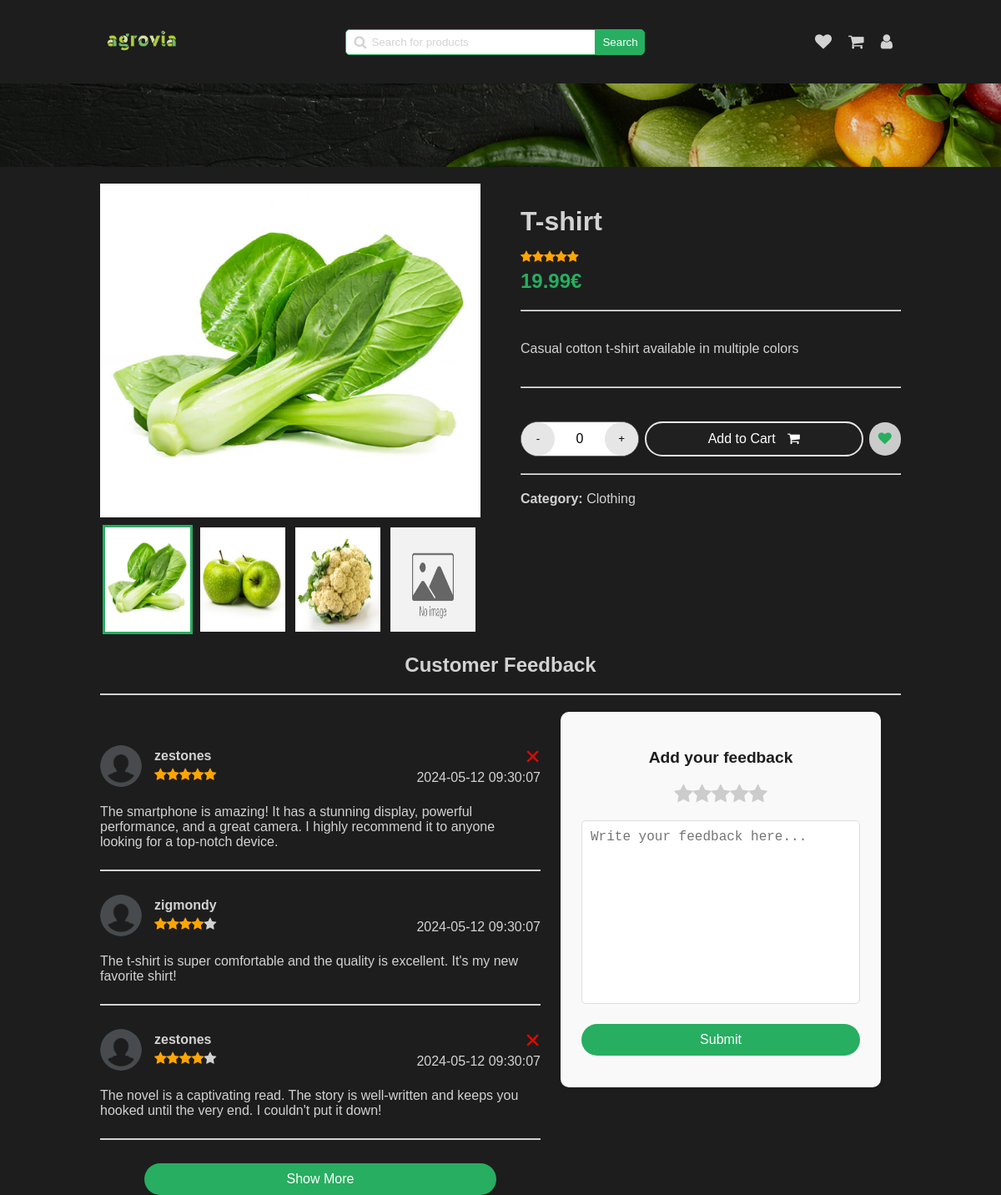
Before: /pages/announce-view.php?id=2 (signed in) with the older database file.
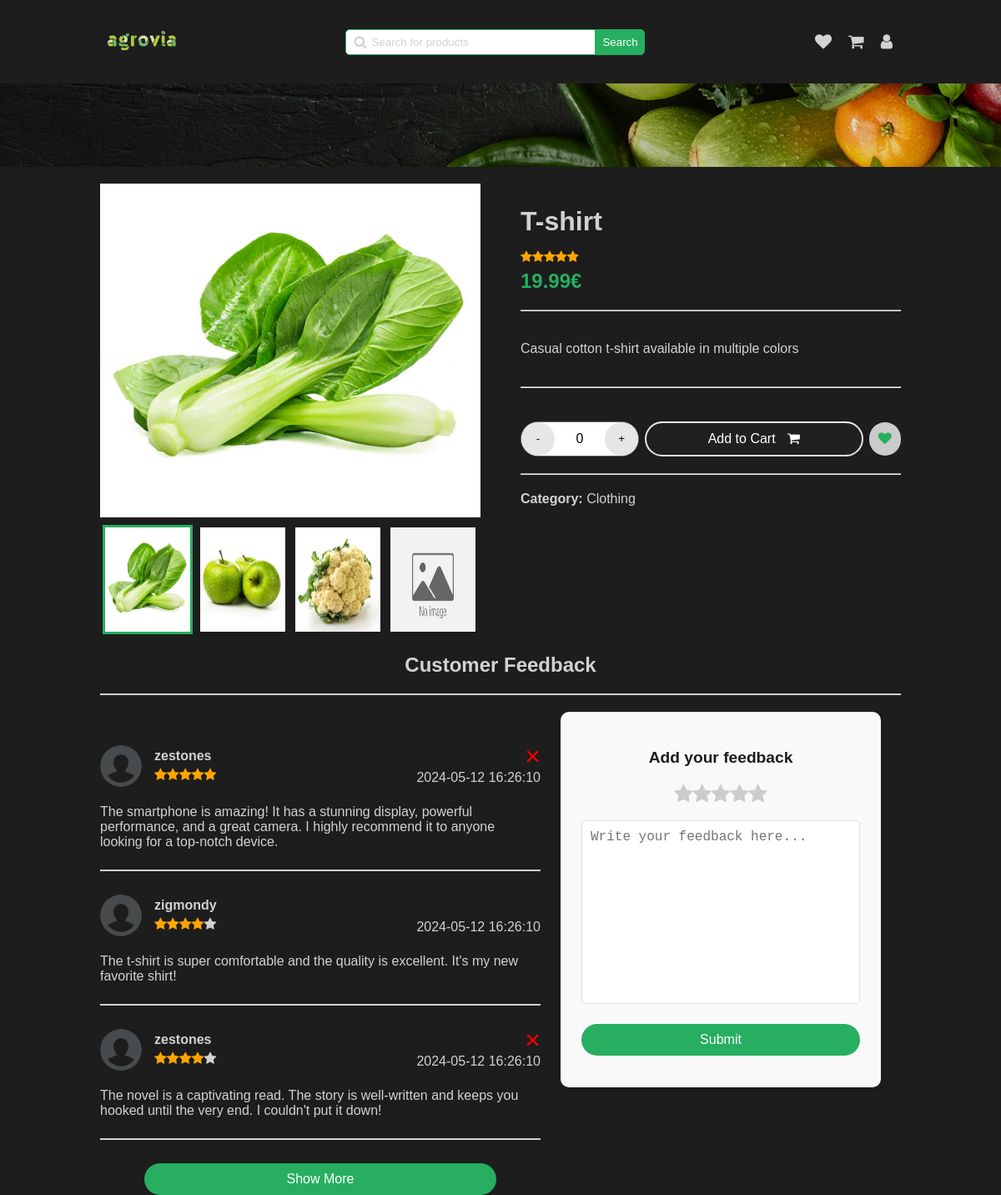
After: the same page with the newer database file.
### tables this page shows
CREATE TABLE Announce (
  id INTEGER PRIMARY KEY,
  id_category INTEGER,
  image TEXT,
  title TEXT,
  description TEXT,
  price FLOAT,
  quantity INTEGER,
  rating INTEGER,
  out_of_stock BOOLEAN,
  FOREIGN KEY (id_category) REFERENCES Category(id)
);

CREATE TABLE Category (
  id INTEGER PRIMARY KEY,
  name TEXT
);

CREATE TABLE AnnounceComment (
  id INTEGER PRIMARY KEY,
  announce_id INTEGER,
  user_id INTEGER,
  comment TEXT,
  rating INTEGER,
  date TIMESTAMP DEFAULT CURRENT_TIMESTAMP,
  FOREIGN KEY (announce_id) REFERENCES Announce(id) ON DELETE CASCADE,
  FOREIGN KEY (user_id) REFERENCES User(id)
);

CREATE TABLE User (
  id INTEGER PRIMARY KEY,
  firstname TEXT,
  lastname TEXT,
  email TEXT,
  username TEXT,
  icon TEXT,
  phone_number TEXT,
  password TEXT,
  is_admin INTEGER
);

### php/user.php (called while the page is built, shortened)
<?php
require '../php/pdo.php';
function get_user_by_id($id_user)
{
    global $pdo;
    $query = "SELECT * FROM User WHERE id = :id_user";
    $stmt = $pdo->prepare($query);
    $stmt->bindParam(':id_user', $id_user);
    $stmt->execute();
    $user = $stmt->fetch(PDO::FETCH_ASSOC);
    return $user;
}

### php/feedback.php (the view, shortened to what this page needs)
<?php
require "../php/pdo.php";
require "../php/user.php";
function get_feedback_by_announce_id($id_announce)
{
    global $pdo;
    $query = "SELECT * FROM AnnounceComment WHERE announce_id = :id_announce";
    $stmt = $pdo->prepare($query);
    $stmt->bindParam(':id_announce', $id_announce);
    $stmt->execute();
    $feedback = $stmt->fetchAll(PDO::FETCH_ASSOC);
    return $feedback;
}
function display_feedback($feedback)
{
    usort($feedback, function ($a, $b) {
        return strtotime($b['date']) - strtotime($a['date']);
    });
    foreach ($feedback as $comment) {
        $user = get_user_by_id($comment['user_id']);
        echo '<div class="feedback-item" id="feedback-' . $comment['id'] . '">';
        echo '<div class="user-infos">';
        echo '<img src="' . $user['icon'] . '" alt="' . $user['username'] . '">';
        echo '<div class="user-details">';
        echo '<div class="name">' . $user['username'] . '</div>';
        echo '<div class="rating">' . generate_star($comment['rating']) . '</div>';
        echo '</div>';
        echo '</div>';
        echo '<div class="message">';
        echo '<p>' . $comment['comment'] . '</p>';
        echo '</div>';
        if ($comment['user_id'] == $_SESSION['user_id']) {
            echo '<div class="delete-feedback" onclick="delete_feedback(' . $comment['id'] . ')">&times;</div>';
        }
        echo '<div class="date">';
        echo '<span>' . $comment['date'] . '</span>';
        echo '</div>';
        echo '<hr>';
        echo '</div>';
    }
}

### pages/announce-view.php (shortened to what this page needs)
<!DOCTYPE html>
<html lang="en">
<head>
    <link rel="stylesheet" href="../../styles/announce.css" onload="load_theme()">
    <link rel="stylesheet" href="../../styles/main-header.css">
    <link rel="stylesheet" href="../styles/alert.css">
    <link rel="stylesheet" href="https://cdnjs.cloudflare.com/ajax/libs/font-awesome/4.7.0/css/font-awesome.min.css">
</head>
<body>
    <header>
        <a href="../pages/home.php"><img src="../../assets/logo/agrovia-green.png" alt="logo"></a>
        <div class="search-bar">
            <span>
                <i class="fa fa-search"></i>
                <input type="text" name="search" id="search" placeholder="Search for products"
                    onkeydown="if(event.keyCode === 13) search()">
            </span>
            <button onclick="search()">Search</button>
        </div>
        <div class="user">
            <a href="../../pages/user/wishlist.html">
                <i class="fa fa-heart"></i>
            </a>
            <a href="../../pages/user/cart.html">
                <i class="fa fa-shopping-cart"></i>
            </a>
            <a href="../pages/dashboard.php">
                <i class="fa fa-user"></i>
            </a>
        </div>
    </header>
    <div class="separator-background"></div>
    <div class="main-container">
        <?php
        require "../php/announce.php";
        $announce = get_announce_by_id($_GET['id']);
        $category = get_announce_category($_GET['id']);
        $is_in_wishlist = is_announce_in_wish_list($_GET['id']);
        $is_in_cart = is_announce_in_cart($_GET['id']);
        ?>
        <section class="gallery">
            <?php
            display_gallery($_GET['id']);
            ?>
        </section>
        <section class="quick-view">
            <div class="main-infos">
                <h1><?php echo $announce['title'] ?></h1>
                <div class="rating"><?php echo generate_star($announce['rating']) ?></div>
                <div class="price"><?php echo $announce['price'] ?>€</div>
            </div>
            <hr>
            <div class="description">
                <p><?php echo $announce['description'] ?></p>
            </div>
            <hr>
            <div class="actions">
                <div class="manage-quantity">
                    <button class="increment" onclick="decrement_quantity()">-</button>
                    <span id="count">0</span>
                    <button class="decrement" onclick="increment_quantity()">+</button>
                </div>
                <button class="cart" id="button-cart-id" style="<?php if ($is_in_cart)
                    echo "background-color: rgba(45, 45, 45, 0.20); border: 2px solid var(--light-stroke); " ?>"
                        onclick="add_cart_item_by_id(<?php echo $_GET['id'] ?>)">
                    Add to Cart
                    <i class="fa fa-shopping-cart"></i>
                </button>
                <button class="wish" onclick="add_wishlist_item(<?php echo $_GET['id'] ?>)">
                    <i class="fa fa-heart" id="<?php echo $_GET['id'] ?>-wish-icon" style="<?php if ($is_in_wishlist)
                           echo "color: var(--secondary);" ?>"></i>
                    </button>
                </div>
                <hr>
                <div class="category">
                    <span>
                        <strong>Category:</strong>
                    <?php echo "<span>" . $category['name'] . "</span>" ?>
                </span>
            </div>
        </section>
    </div>
    <h2 class="title-feedback">Customer Feedback</h2>
    <hr class="feedback-separator">
    <div class="customer-feedback">
        <section class="feedback-section">
            <?php
            require "../php/feedback.php";
            $feedback = get_feedback_by_announce_id($_GET['id']);
            display_feedback($feedback);
            ?>
        </section>
        <section class="add-feedback">
            <h3>Add your feedback</h3>
            <div class="rating-stars">
                <i class='fa fa-star'></i>
                <i class='fa fa-star'></i>
                <i class='fa fa-star'></i>
                <i class='fa fa-star'></i>
                <i class='fa fa-star'></i>
            </div>
            <textarea name="feedback" id="feedback" cols="30" rows="10"
                placeholder="Write your feedback here..."></textarea>
            <button onclick="submit_feedback()">Submit</button>
        </section>
    </div>
</body>
</html>

### php/announce.php (shortened to what this page needs)
<?php
require '../php/pdo.php';
function generate_star($rating)
{
    $stars = "";
    for ($i = 0; $i < 5; $i++) {
        if ($i < $rating) {
            $stars .= "<i class='fa fa-star checked'></i>";
        } else {
            $stars .= "<i class='fa fa-star'></i>";
        }
    }
    return $stars;
}
function get_announce_by_id($id)
{
    global $pdo;
    $query = "SELECT * FROM Announce WHERE id = :id";
    $stmt = $pdo->prepare($query);
    $stmt->bindParam(':id', $id);
    $stmt->execute();
    $announce = $stmt->fetch(PDO::FETCH_ASSOC);
    return $announce;
}
function get_announce_category($id_announce)
{
    global $pdo;
    $query = 'SELECT * FROM Category WHERE id IN (SELECT id_category FROM Announce WHERE id = :id_announce)';
    $stmt = $pdo->prepare($query);
    $stmt->bindParam(':id_announce', $id_announce);
    $stmt->execute();
    $category = $stmt->fetch(PDO::FETCH_ASSOC);
    return $category;
}
function get_announce_images_by_id($id)
{
    global $pdo;
    $stmt = $pdo->prepare("SELECT image FROM AnnounceImage WHERE announce_id = ?");
    $stmt->bindParam(1, $id);
    $stmt->execute();
    $result = $stmt->fetchAll(PDO::FETCH_ASSOC);
    $images = array_column($result, 'image');
    return $images;
}
function is_announce_in_cart($id)
{
    global $pdo;
    $query = "SELECT * FROM UserSaved
              WHERE user_id = :user_id
              AND announce_id = :announce_id
              AND is_in_cart = 1
             ";
    $stmt = $pdo->prepare($query);
    $stmt->bindParam(':user_id', $_SESSION['user_id']);
    $stmt->bindParam(':announce_id', $id);
    $stmt->execute();
    $result = $stmt->fetch(PDO::FETCH_ASSOC);
    return $result !== false;
}
function is_announce_in_wish_list($annouce_id)
{
    global $pdo;
    $query = "SELECT * FROM UserSaved
              WHERE user_id = :user_id
              AND announce_id = :announce_id
              AND is_in_favourite = 1
             ";
    $stmt = $pdo->prepare($query);
    $stmt->bindParam(':user_id', $_SESSION['user_id']);
    $stmt->bindParam(':announce_id', $annouce_id);
    $stmt->execute();
    $result = $stmt->fetch(PDO::FETCH_ASSOC);
    return $result !== false;
}
function display_gallery($announce_id)
{
    $images = get_announce_images_by_id($announce_id);
    for ($i = 0; $i < 4; $i++) {
        $image_path = $images[$i];
        echo '<div class="gallery-item">';
        if ($image_path == '') {
            $image_path = "../public/no-image-available.jpg";
        }
        echo '<img class="gallery-img" src="' . $image_path . '" alt="" />';
        echo '<label for="img-' . ($i + 1) . '" class="gallery-thumb"><img src="' . $image_path . '" alt="" /></label>';
        echo '</div>';
    }
}
?>

### styles/main-header.css (style rules this page uses)
header { display: flex; justify-content: space-between; align-items: center; }
header a img { width: 100px; }
header .search-bar { display: flex; align-items: center; }
header .search-bar span { display: flex; align-items: center; position: relative; }
header .search-bar span i { position: absolute; left: 10px; color: var(--text); }
header .search-bar span input { padding: 7px; border: 1px solid var(--secondary); border-radius: 5px 0 0 5px; padding-left: 30px; min-width: 300px; }
header .search-bar span input::placeholder { color: var(--text); position: absolute; left: 30px; }
header .search-bar button { padding: 7px; border-radius: 0 5px 5px 0; background-color: var(--secondary); color: var(--white); border: 1px solid var(--secondary); cursor: pointer; }
header .user { display: flex; align-items: center; }
header .user a { text-decoration: none; padding: 10px; }
header .user a i { font-size: 20px; color: var(--text); }
.separator-background { background-image: url("../../assets/backgrounds/separator-background.png"); background-size: cover; background-position: center; background-repeat: no-repeat; width: 100%; height: 100px; position: absolute; left: 0; }

### styles/global.css (style rules this page uses)
* { box-sizing: border-box; }
body, body.dark-theme, body.light-theme { font-family: "Overpass", sans-serif; -webkit-font-smoothing: antialiased; -moz-osx-font-smoothing: grayscale; background-color: var(--primary); color: var(--text); width: 80%; margin: 0 auto; transition: background-color 0.3s ease, transform 0.5s cubic-bezier(0.68, -0.55, 0.27, 1.55); }
body { --primary: rgba(29, 29, 29, 1); --secondary: rgba(39, 174, 96, 1); --tertiary: rgba(146, 227, 169, 1); --text: rgba(210, 210, 210, 1); --hover-color: rgba(62, 62, 62, 1); --white: rgba(255, 255, 255, 1); --dark: rgba(29, 29, 29, 1); --gray: rgba(102, 102, 102, 1); --error: rgba(255, 0, 0, 1); --light-hover-green: rgba(237, 242, 238, 1); --light-stroke: rgba(230, 230, 230, 1); }

Changed rows visible on the page:
changed announcecomment (number 1 of 3 on the later page): date "2024-05-12 09:30:07" → "2024-05-12 16:26:10"
changed announcecomment "zigmondy": date "2024-05-12 09:30:07" → "2024-05-12 16:26:10"
changed announcecomment (number 3 of 3 on the later page): date "2024-05-12 09:30:07" → "2024-05-12 16:26:10"
